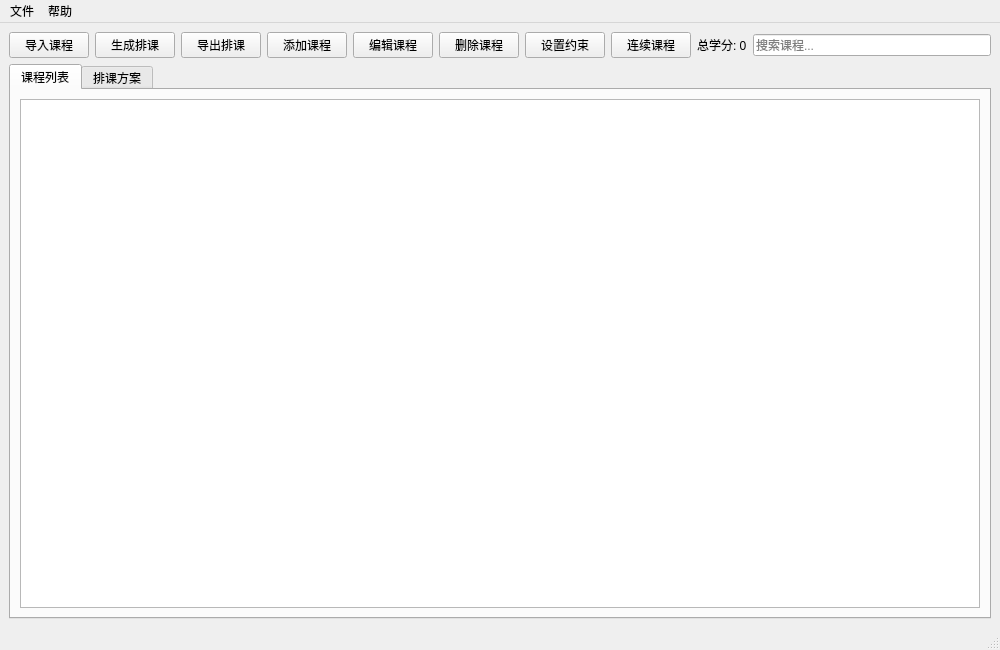
<?xml version="1.0" encoding="UTF-8"?>
<ui version="4.0">
 <class>MainWindow</class>
 <widget class="QMainWindow" name="MainWindow">
  <property name="geometry">
   <rect>
    <x>0</x>
    <y>0</y>
    <width>1000</width>
    <height>650</height>
   </rect>
  </property>
  <property name="windowTitle">
   <string>智能选课系统</string>
  </property>
  <widget class="QWidget" name="centralwidget">
   <layout class="QVBoxLayout" name="verticalLayout">
    <item>
     <layout class="QHBoxLayout" name="horizontalLayout">
      <item>
       <widget class="QPushButton" name="loadCoursesButton">
        <property name="text">
         <string>导入课程</string>
        </property>
       </widget>
      </item>
      <item>
       <widget class="QPushButton" name="generateScheduleButton">
        <property name="text">
         <string>生成排课</string>
        </property>
       </widget>
      </item>
      <item>
       <widget class="QPushButton" name="exportScheduleButton">
        <property name="text">
         <string>导出排课</string>
        </property>
       </widget>
      </item>
      <item>
       <widget class="QPushButton" name="addCourseButton">
        <property name="text">
         <string>添加课程</string>
        </property>
       </widget>
      </item>
      <item>
       <widget class="QPushButton" name="editCourseButton">
        <property name="text">
         <string>编辑课程</string>
        </property>
       </widget>
      </item>
      <item>
       <widget class="QPushButton" name="removeCourseButton">
        <property name="text">
         <string>删除课程</string>
        </property>
       </widget>
      </item>
      <item>
       <widget class="QPushButton" name="setConstraintsButton">
        <property name="text">
         <string>设置约束</string>
        </property>
       </widget>
      </item>
      <item>
       <widget class="QPushButton" name="manageConsecutiveCoursesButton">
        <property name="text">
         <string>连续课程</string>
        </property>
       </widget>
      </item>
      <item>
       <widget class="QLabel" name="creditLabel">
        <property name="text">
         <string>总学分: 0</string>
        </property>
       </widget>
      </item>
      <item>
       <widget class="QLineEdit" name="searchLineEdit">
        <property name="placeholderText">
         <string>搜索课程...</string>
        </property>
       </widget>
      </item>
     </layout>
    </item>
    <item>
     <widget class="QTabWidget" name="mainTabWidget">
      <property name="currentIndex">
       <number>0</number>
      </property>
      <widget class="QWidget" name="courseTab">
       <attribute name="title">
        <string>课程列表</string>
       </attribute>
       <layout class="QVBoxLayout" name="verticalLayout_2">
        <item>
         <widget class="QTableView" name="courseTableView">
          <property name="sizePolicy">
           <sizepolicy hsizetype="Expanding" vsizetype="Expanding">
            <horstretch>1</horstretch>
            <verstretch>1</verstretch>
           </sizepolicy>
          </property>
          <property name="wordWrap">
           <bool>true</bool>
          </property>
          <property name="textElideMode">
           <enum>Qt::ElideNone</enum>
          </property>
          <property name="verticalScrollMode">
           <enum>QAbstractItemView::ScrollPerPixel</enum>
          </property>
          <property name="horizontalScrollMode">
           <enum>QAbstractItemView::ScrollPerPixel</enum>
          </property>
          <property name="showGrid">
           <bool>true</bool>
          </property>
          <property name="gridStyle">
           <enum>Qt::SolidLine</enum>
          </property>
          <property name="cornerButtonEnabled">
           <bool>false</bool>
          </property>
         </widget>
        </item>
       </layout>
      </widget>
      <widget class="QWidget" name="scheduleTab">
       <attribute name="title">
        <string>排课方案</string>
       </attribute>
       <layout class="QVBoxLayout" name="verticalLayout_3">
        <property name="spacing">
         <number>0</number>
        </property>
        <property name="leftMargin">
         <number>0</number>
        </property>
        <property name="topMargin">
         <number>0</number>
        </property>
        <property name="rightMargin">
         <number>0</number>
        </property>
        <property name="bottomMargin">
         <number>0</number>
        </property>
        <item>
         <widget class="QTabWidget" name="scheduleTabWidget">
          <property name="currentIndex">
           <number>0</number>
          </property>
          <widget class="QWidget" name="semester1Tab">
           <attribute name="title">
            <string>第1学期</string>
           </attribute>
           <layout class="QVBoxLayout" name="verticalLayout_4">
            <property name="spacing">
             <number>0</number>
            </property>
            <property name="leftMargin">
             <number>0</number>
            </property>
            <property name="topMargin">
             <number>0</number>
            </property>
            <property name="rightMargin">
             <number>0</number>
            </property>
            <property name="bottomMargin">
             <number>0</number>
            </property>
            <item>
             <widget class="QTableView" name="tableView_1">
              <property name="sizePolicy">
               <sizepolicy hsizetype="Expanding" vsizetype="Expanding">
                <horstretch>1</horstretch>
                <verstretch>1</verstretch>
               </sizepolicy>
              </property>
              <property name="wordWrap">
               <bool>true</bool>
              </property>
              <property name="textElideMode">
               <enum>Qt::ElideNone</enum>
              </property>
              <property name="verticalScrollMode">
               <enum>QAbstractItemView::ScrollPerPixel</enum>
              </property>
              <property name="horizontalScrollMode">
               <enum>QAbstractItemView::ScrollPerPixel</enum>
              </property>
              <property name="showGrid">
               <bool>true</bool>
              </property>
              <property name="gridStyle">
               <enum>Qt::SolidLine</enum>
              </property>
              <property name="cornerButtonEnabled">
               <bool>false</bool>
              </property>
             </widget>
            </item>
           </layout>
          </widget>
          <widget class="QWidget" name="semester2Tab">
           <attribute name="title">
            <string>第2学期</string>
           </attribute>
           <layout class="QVBoxLayout" name="verticalLayout_5">
            <property name="spacing">
             <number>0</number>
            </property>
            <property name="leftMargin">
             <number>0</number>
            </property>
            <property name="topMargin">
             <number>0</number>
            </property>
            <property name="rightMargin">
             <number>0</number>
            </property>
            <property name="bottomMargin">
             <number>0</number>
            </property>
            <item>
             <widget class="QTableView" name="tableView_2">
              <property name="sizePolicy">
               <sizepolicy hsizetype="Expanding" vsizetype="Expanding">
                <horstretch>1</horstretch>
                <verstretch>1</verstretch>
               </sizepolicy>
              </property>
              <property name="wordWrap">
               <bool>true</bool>
              </property>
              <property name="textElideMode">
               <enum>Qt::ElideNone</enum>
              </property>
              <property name="verticalScrollMode">
               <enum>QAbstractItemView::ScrollPerPixel</enum>
              </property>
              <property name="horizontalScrollMode">
               <enum>QAbstractItemView::ScrollPerPixel</enum>
              </property>
              <property name="showGrid">
               <bool>true</bool>
              </property>
              <property name="gridStyle">
               <enum>Qt::SolidLine</enum>
              </property>
              <property name="cornerButtonEnabled">
               <bool>false</bool>
              </property>
             </widget>
            </item>
           </layout>
          </widget>
          <widget class="QWidget" name="semester3Tab">
           <attribute name="title">
            <string>第3学期</string>
           </attribute>
           <layout class="QVBoxLayout" name="verticalLayout_6">
            <property name="spacing">
             <number>0</number>
            </property>
            <property name="leftMargin">
             <number>0</number>
            </property>
            <property name="topMargin">
             <number>0</number>
            </property>
            <property name="rightMargin">
             <number>0</number>
            </property>
            <property name="bottomMargin">
             <number>0</number>
            </property>
            <item>
             <widget class="QTableView" name="tableView_3">
              <property name="sizePolicy">
               <sizepolicy hsizetype="Expanding" vsizetype="Expanding">
                <horstretch>1</horstretch>
                <verstretch>1</verstretch>
               </sizepolicy>
              </property>
              <property name="wordWrap">
               <bool>true</bool>
              </property>
              <property name="textElideMode">
               <enum>Qt::ElideNone</enum>
              </property>
              <property name="verticalScrollMode">
               <enum>QAbstractItemView::ScrollPerPixel</enum>
              </property>
              <property name="horizontalScrollMode">
               <enum>QAbstractItemView::ScrollPerPixel</enum>
              </property>
              <property name="showGrid">
               <bool>true</bool>
              </property>
              <property name="gridStyle">
               <enum>Qt::SolidLine</enum>
              </property>
              <property name="cornerButtonEnabled">
               <bool>false</bool>
              </property>
             </widget>
            </item>
           </layout>
          </widget>
          <widget class="QWidget" name="semester4Tab">
           <attribute name="title">
            <string>第4学期</string>
           </attribute>
           <layout class="QVBoxLayout" name="verticalLayout_7">
            <property name="spacing">
             <number>0</number>
            </property>
            <property name="leftMargin">
             <number>0</number>
            </property>
            <property name="topMargin">
             <number>0</number>
            </property>
            <property name="rightMargin">
             <number>0</number>
            </property>
            <property name="bottomMargin">
             <number>0</number>
            </property>
            <item>
             <widget class="QTableView" name="tableView_4">
              <property name="sizePolicy">
               <sizepolicy hsizetype="Expanding" vsizetype="Expanding">
                <horstretch>1</horstretch>
                <verstretch>1</verstretch>
               </sizepolicy>
              </property>
              <property name="wordWrap">
               <bool>true</bool>
              </property>
              <property name="textElideMode">
               <enum>Qt::ElideNone</enum>
              </property>
              <property name="verticalScrollMode">
               <enum>QAbstractItemView::ScrollPerPixel</enum>
              </property>
              <property name="horizontalScrollMode">
               <enum>QAbstractItemView::ScrollPerPixel</enum>
              </property>
              <property name="showGrid">
               <bool>true</bool>
              </property>
              <property name="gridStyle">
               <enum>Qt::SolidLine</enum>
              </property>
              <property name="cornerButtonEnabled">
               <bool>false</bool>
              </property>
             </widget>
            </item>
           </layout>
          </widget>
          <widget class="QWidget" name="semester5Tab">
           <attribute name="title">
            <string>第5学期</string>
           </attribute>
           <layout class="QVBoxLayout" name="verticalLayout_8">
            <property name="spacing">
             <number>0</number>
            </property>
            <property name="leftMargin">
             <number>0</number>
            </property>
            <property name="topMargin">
             <number>0</number>
            </property>
            <property name="rightMargin">
             <number>0</number>
            </property>
            <property name="bottomMargin">
             <number>0</number>
            </property>
            <item>
             <widget class="QTableView" name="tableView_5">
              <property name="sizePolicy">
               <sizepolicy hsizetype="Expanding" vsizetype="Expanding">
                <horstretch>1</horstretch>
                <verstretch>1</verstretch>
               </sizepolicy>
              </property>
              <property name="wordWrap">
               <bool>true</bool>
              </property>
              <property name="textElideMode">
               <enum>Qt::ElideNone</enum>
              </property>
              <property name="verticalScrollMode">
               <enum>QAbstractItemView::ScrollPerPixel</enum>
              </property>
              <property name="horizontalScrollMode">
               <enum>QAbstractItemView::ScrollPerPixel</enum>
              </property>
              <property name="showGrid">
               <bool>true</bool>
              </property>
              <property name="gridStyle">
               <enum>Qt::SolidLine</enum>
              </property>
              <property name="cornerButtonEnabled">
               <bool>false</bool>
              </property>
             </widget>
            </item>
           </layout>
          </widget>
          <widget class="QWidget" name="semester6Tab">
           <attribute name="title">
            <string>第6学期</string>
           </attribute>
           <layout class="QVBoxLayout" name="verticalLayout_9">
            <property name="spacing">
             <number>0</number>
            </property>
            <property name="leftMargin">
             <number>0</number>
            </property>
            <property name="topMargin">
             <number>0</number>
            </property>
            <property name="rightMargin">
             <number>0</number>
            </property>
            <property name="bottomMargin">
             <number>0</number>
            </property>
            <item>
             <widget class="QTableView" name="tableView_6">
              <property name="sizePolicy">
               <sizepolicy hsizetype="Expanding" vsizetype="Expanding">
                <horstretch>1</horstretch>
                <verstretch>1</verstretch>
               </sizepolicy>
              </property>
              <property name="wordWrap">
               <bool>true</bool>
              </property>
              <property name="textElideMode">
               <enum>Qt::ElideNone</enum>
              </property>
              <property name="verticalScrollMode">
               <enum>QAbstractItemView::ScrollPerPixel</enum>
              </property>
              <property name="horizontalScrollMode">
               <enum>QAbstractItemView::ScrollPerPixel</enum>
              </property>
              <property name="showGrid">
               <bool>true</bool>
              </property>
              <property name="gridStyle">
               <enum>Qt::SolidLine</enum>
              </property>
              <property name="cornerButtonEnabled">
               <bool>false</bool>
              </property>
             </widget>
            </item>
           </layout>
          </widget>
          <widget class="QWidget" name="semester7Tab">
           <attribute name="title">
            <string>第7学期</string>
           </attribute>
           <layout class="QVBoxLayout" name="verticalLayout_10">
            <property name="spacing">
             <number>0</number>
            </property>
            <property name="leftMargin">
             <number>0</number>
            </property>
            <property name="topMargin">
             <number>0</number>
            </property>
            <property name="rightMargin">
             <number>0</number>
            </property>
            <property name="bottomMargin">
             <number>0</number>
            </property>
            <item>
             <widget class="QTableView" name="tableView_7">
              <property name="sizePolicy">
               <sizepolicy hsizetype="Expanding" vsizetype="Expanding">
                <horstretch>1</horstretch>
                <verstretch>1</verstretch>
               </sizepolicy>
              </property>
              <property name="wordWrap">
               <bool>true</bool>
              </property>
              <property name="textElideMode">
               <enum>Qt::ElideNone</enum>
              </property>
              <property name="verticalScrollMode">
               <enum>QAbstractItemView::ScrollPerPixel</enum>
              </property>
              <property name="horizontalScrollMode">
               <enum>QAbstractItemView::ScrollPerPixel</enum>
              </property>
              <property name="showGrid">
               <bool>true</bool>
              </property>
              <property name="gridStyle">
               <enum>Qt::SolidLine</enum>
              </property>
              <property name="cornerButtonEnabled">
               <bool>false</bool>
              </property>
             </widget>
            </item>
           </layout>
          </widget>
          <widget class="QWidget" name="semester8Tab">
           <attribute name="title">
            <string>第8学期</string>
           </attribute>
           <layout class="QVBoxLayout" name="verticalLayout_11">
            <property name="spacing">
             <number>0</number>
            </property>
            <property name="leftMargin">
             <number>0</number>
            </property>
            <property name="topMargin">
             <number>0</number>
            </property>
            <property name="rightMargin">
             <number>0</number>
            </property>
            <property name="bottomMargin">
             <number>0</number>
            </property>
            <item>
             <widget class="QTableView" name="tableView_8">
              <property name="sizePolicy">
               <sizepolicy hsizetype="Expanding" vsizetype="Expanding">
                <horstretch>1</horstretch>
                <verstretch>1</verstretch>
               </sizepolicy>
              </property>
              <property name="wordWrap">
               <bool>true</bool>
              </property>
              <property name="textElideMode">
               <enum>Qt::ElideNone</enum>
              </property>
              <property name="verticalScrollMode">
               <enum>QAbstractItemView::ScrollPerPixel</enum>
              </property>
              <property name="horizontalScrollMode">
               <enum>QAbstractItemView::ScrollPerPixel</enum>
              </property>
              <property name="showGrid">
               <bool>true</bool>
              </property>
              <property name="gridStyle">
               <enum>Qt::SolidLine</enum>
              </property>
              <property name="cornerButtonEnabled">
               <bool>false</bool>
              </property>
             </widget>
            </item>
           </layout>
          </widget>
         </widget>
        </item>
       </layout>
      </widget>
     </widget>
    </item>
   </layout>
  </widget>
  <widget class="QMenuBar" name="menubar">
   <property name="geometry">
    <rect>
     <x>0</x>
     <y>0</y>
     <width>1200</width>
     <height>22</height>
    </rect>
   </property>
   <widget class="QMenu" name="menuFile">
    <property name="title">
     <string>文件</string>
    </property>
    <addaction name="actionLoadCourses"/>
    <addaction name="actionExportSchedule"/>
    <addaction name="actionExit"/>
   </widget>
   <widget class="QMenu" name="menuHelp">
    <property name="title">
     <string>帮助</string>
    </property>
    <addaction name="actionAbout"/>
   </widget>
   <addaction name="menuFile"/>
   <addaction name="menuHelp"/>
  </widget>
  <widget class="QStatusBar" name="statusbar"/>
  <action name="actionLoadCourses">
   <property name="text">
    <string>导入课程</string>
   </property>
  </action>
  <action name="actionExportSchedule">
   <property name="text">
    <string>导出排课</string>
   </property>
  </action>
  <action name="actionExit">
   <property name="text">
    <string>退出</string>
   </property>
  </action>
  <action name="actionAbout">
   <property name="text">
    <string>关于</string>
   </property>
  </action>
 </widget>
 <resources/>
 <connections>
  <connection>
   <sender>actionExit</sender>
   <signal>triggered()</signal>
   <receiver>MainWindow</receiver>
   <slot>close()</slot>
   <hints>
    <hint type="sourcelabel">
     <x>248</x>
     <y>117</y>
    </hint>
    <hint type="destinationlabel">
     <x>512</x>
     <y>384</y>
    </hint>
   </hints>
  </connection>
 </connections>
</ui>
